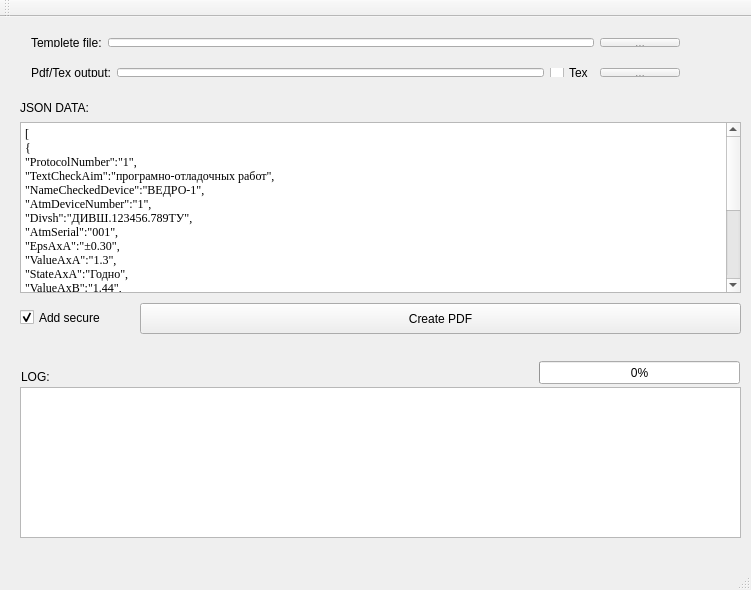
<?xml version="1.0" encoding="UTF-8"?>
<ui version="4.0">
 <class>MainWindow</class>
 <widget class="QMainWindow" name="MainWindow">
  <property name="geometry">
   <rect>
    <x>0</x>
    <y>0</y>
    <width>751</width>
    <height>590</height>
   </rect>
  </property>
  <property name="windowTitle">
   <string>MainWindow</string>
  </property>
  <widget class="QWidget" name="centralWidget">
   <widget class="QPushButton" name="pushButton">
    <property name="geometry">
     <rect>
      <x>140</x>
      <y>286</y>
      <width>601</width>
      <height>31</height>
     </rect>
    </property>
    <property name="text">
     <string>Create PDF</string>
    </property>
   </widget>
   <widget class="QPlainTextEdit" name="plainTextEditLog">
    <property name="geometry">
     <rect>
      <x>20</x>
      <y>370</y>
      <width>721</width>
      <height>151</height>
     </rect>
    </property>
   </widget>
   <widget class="QPlainTextEdit" name="plainTextEditJsonData">
    <property name="geometry">
     <rect>
      <x>20</x>
      <y>105</y>
      <width>721</width>
      <height>171</height>
     </rect>
    </property>
    <property name="font">
     <font>
      <family>Times New Roman</family>
     </font>
    </property>
    <property name="plainText">
     <string>[
{
&quot;ProtocolNumber&quot;:&quot;1&quot;,
&quot;TextCheckAim&quot;:&quot;програмно-отладочных работ&quot;,
&quot;NameCheckedDevice&quot;:&quot;ВЕДРО-1&quot;,
&quot;AtmDeviceNumber&quot;:&quot;1&quot;,
&quot;Divsh&quot;:&quot;ДИВШ.123456.789ТУ&quot;,
&quot;AtmSerial&quot;:&quot;001&quot;,
&quot;EpsAxA&quot;:&quot;±0.30&quot;,
&quot;ValueAxA&quot;:&quot;1.3&quot;,
&quot;StateAxA&quot;:&quot;Годно&quot;,
&quot;ValueAxB&quot;:&quot;1.44&quot;,
&quot;StateAxB&quot;:&quot;Брак&quot;,
&quot;ValueAxC&quot;:&quot;2.31&quot;,
&quot;StateAxC&quot;:&quot;Годно&quot;,
&quot;ValueAxD&quot;:&quot;3.33&quot;,
&quot;StateAxD&quot;:&quot;Годно&quot;,
&quot;ValueAxE&quot;:&quot;5.01&quot;,
&quot;StateAxE&quot;:&quot;Годно&quot;
}
]</string>
    </property>
   </widget>
   <widget class="QLabel" name="label">
    <property name="geometry">
     <rect>
      <x>20</x>
      <y>80</y>
      <width>531</width>
      <height>21</height>
     </rect>
    </property>
    <property name="text">
     <string>JSON DATA:</string>
    </property>
   </widget>
   <widget class="QLabel" name="label_2">
    <property name="geometry">
     <rect>
      <x>21</x>
      <y>349</y>
      <width>531</width>
      <height>21</height>
     </rect>
    </property>
    <property name="text">
     <string>LOG:</string>
    </property>
   </widget>
   <widget class="QCheckBox" name="checkSecure">
    <property name="geometry">
     <rect>
      <x>20</x>
      <y>290</y>
      <width>111</width>
      <height>21</height>
     </rect>
    </property>
    <property name="text">
     <string>Add secure</string>
    </property>
    <property name="checked">
     <bool>true</bool>
    </property>
    <property name="tristate">
     <bool>false</bool>
    </property>
   </widget>
   <widget class="QProgressBar" name="progressBar">
    <property name="geometry">
     <rect>
      <x>539</x>
      <y>344</y>
      <width>201</width>
      <height>23</height>
     </rect>
    </property>
    <property name="value">
     <number>0</number>
    </property>
   </widget>
   <widget class="QWidget" name="horizontalLayoutWidget">
    <property name="geometry">
     <rect>
      <x>20</x>
      <y>10</y>
      <width>671</width>
      <height>31</height>
     </rect>
    </property>
    <layout class="QHBoxLayout" name="horizontalLayout">
     <item>
      <widget class="QLabel" name="label_3">
       <property name="text">
        <string>Templete file:</string>
       </property>
      </widget>
     </item>
     <item>
      <widget class="QLineEdit" name="lineEdit"/>
     </item>
     <item>
      <widget class="QPushButton" name="pushButton_2">
       <property name="text">
        <string>...</string>
       </property>
      </widget>
     </item>
    </layout>
   </widget>
   <widget class="QWidget" name="horizontalLayoutWidget_2">
    <property name="geometry">
     <rect>
      <x>20</x>
      <y>40</y>
      <width>671</width>
      <height>31</height>
     </rect>
    </property>
    <layout class="QHBoxLayout" name="horizontalLayout_2">
     <item>
      <widget class="QLabel" name="label_4">
       <property name="text">
        <string>Pdf/Tex output:</string>
       </property>
      </widget>
     </item>
     <item>
      <widget class="QLineEdit" name="lineEdit_2"/>
     </item>
     <item>
      <widget class="QCheckBox" name="checkBox_Tex">
       <property name="text">
        <string>Tex</string>
       </property>
      </widget>
     </item>
     <item>
      <widget class="QPushButton" name="pushButton_3">
       <property name="text">
        <string>...</string>
       </property>
      </widget>
     </item>
    </layout>
   </widget>
  </widget>
  <widget class="QMenuBar" name="menuBar">
   <property name="geometry">
    <rect>
     <x>0</x>
     <y>0</y>
     <width>751</width>
     <height>20</height>
    </rect>
   </property>
  </widget>
  <widget class="QToolBar" name="mainToolBar">
   <attribute name="toolBarArea">
    <enum>TopToolBarArea</enum>
   </attribute>
   <attribute name="toolBarBreak">
    <bool>false</bool>
   </attribute>
  </widget>
  <widget class="QStatusBar" name="statusBar"/>
 </widget>
 <layoutdefault spacing="6" margin="11"/>
 <resources/>
 <connections/>
</ui>
